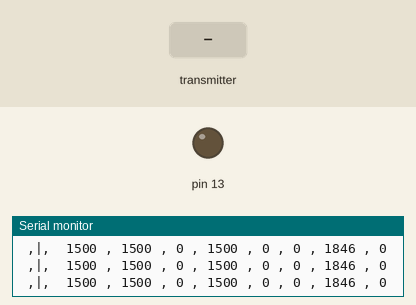
This sketch was run on a simulated Arduino Mega 2560, built with avr-gcc and run on an emulated ATmega2560. Shown: output pins drawn as LEDs (lit = HIGH), the last lines printed to the serial monitor. Dashed ring = blinking. The test bench sets the inputs (shaded band). No radio packets arrive unless stated; pins used as bus, display or sensor lines are not drawn.

Above: at 1.2 s.
1.3 s: the transmitter starts sending Array.0 = 0
At 1.53 s:
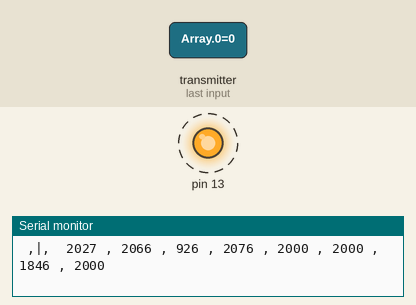
4.3 s: the transmitter starts sending Array.1 = 0
7.3 s: the transmitter starts sending Array.2 = 0
10.3 s: the transmitter starts sending Array.3 = 0
13.3 s: the transmitter starts sending Array.4 = 0
16.3 s: the transmitter starts sending Array.5 = 0
Timing chart, 0 to 20.3 s (numbered marks = the images above; inputs shaded):
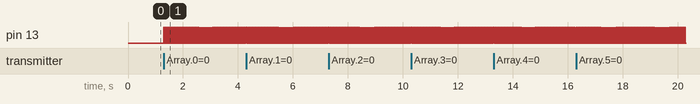

Measured:
- after the input at 1.3 s, pin 13: alternates HIGH for 0.01 s and LOW for 0.04 s, starting at once

The sketch:

quadcopter_ppm.ino
```cpp
#include <SPI.h>
#include <nRF24L01.h>
#include <RF24.h>

RF24 radio(48, 49); // CE, CSN

int s=2; //sensitity

const byte address[6] = "00001";
int max_height=200;    //Max Height
int pitch,Pitch,throttle,Throttle,Yaw,yaw,Roll,roll,y,t,r,p,m,m1,height,iheight,Height,ix,iy,iz,Mode,mode,Mode1,mode1,Switch1,switch1,Switch2,switch2 = 0;
float Xangle,xangle,Yangle,yangle,Zangle,zangle=0;
short Array[8];

#define echoPin 47  //ultrasonic
#define trigPin 45

long duration;

#define CHANNEL_NUMBER 8  //set the number of chanels
#define CHANNEL_DEFAULT_VALUE 1500  //set the default servo value
#define FRAME_LENGTH 22500  //set the PPM frame length in microseconds (1ms = 1000µs)
#define PULSE_LENGTH 300  //set the pulse length
#define onState 1  //set polarity of the pulses: 1 is positive, 0 is negative
#define sigPin 7  //set PPM signal output pin on the

int ppm[CHANNEL_NUMBER];

void setup(void) {
  Serial.begin(115200);

  pinMode(13,OUTPUT);

  radio.begin();
  radio.openReadingPipe(0, address);
  radio.setPALevel(RF24_PA_MIN);
  radio.startListening();
  Serial.println("");


  //initiallize default ppm values
  for(int i=0; i<CHANNEL_NUMBER; i++){
      ppm[i]= CHANNEL_DEFAULT_VALUE;
  }

  pinMode(sigPin, OUTPUT);
  digitalWrite(sigPin, !onState);  //set the PPM signal pin to the default state (off)

  cli();
  TCCR1A = 0; // set entire TCCR1 register to 0
  TCCR1B = 0;

  OCR1A = 100;  // compare match register, change this
  TCCR1B |= (1 << WGM12);  // turn on CTC mode
  TCCR1B |= (1 << CS11);  // 8 prescaler: 0,5 microseconds at 16mhz
  TIMSK1 |= (1 << OCIE1A); // enable timer compare interrupt
  sei();
}

void loop() {

  if (radio.available()) {

    radio.read(&Array,sizeof(Array));

    Yaw=Array[0];//Yaw
    yaw=map(Yaw, 986, 70, 1000, 2000);

    Throttle=Array[1];//Throttle
    throttle=map(Throttle, 70, 1010, 1000, 2000);

    Roll=Array[2];//Roll
    roll=map(Roll, 985, 26, 1000, 2000);

    Pitch=Array[3];//Pitch
    pitch=map(Pitch, 1010, 63, 1000, 2000);

    Mode=Array[5];//Mode
    mode=map(Mode, 1023, 0, 1000, 2000);

    Mode1=Array[4];//Mode1
    mode1=map(Mode1, 1023, 0, 1000, 2000);

    Switch2=Array[6];//Switch2
    switch2=map(Switch2, 1023, 0, 1000, 2000);

    Switch1=Array[7];//Switch1
    switch1=map(Switch1, 1023, 0, 1000, 2000);
   /*
    Serial.print(Array[0]);
    Serial.print(" , ");
    Serial.print(Array[1]);
    Serial.print(" , ");
    Serial.print(Array[2]);
    Serial.print(" , ");
    Serial.print(Array[3]);
    Serial.print(" , ");
    Serial.print(Array[4]);
    Serial.print(" , ");
    Serial.print(Array[5]);
    Serial.print(" , ");
    Serial.print(Array[6]);
    Serial.print(" , ");
    Serial.print(Array[7]);
  */

    digitalWrite(13,HIGH);
    }
  else{
    roll = 1500;
    pitch = 1500;
    yaw = 1500;
    mode=1000;
    digitalWrite(13,LOW);
    }
  /*
  digitalWrite(trigPin, LOW);
  delayMicroseconds(2);
  digitalWrite(trigPin, HIGH);
  delayMicroseconds(10);
  digitalWrite(trigPin, LOW);
  duration = pulseIn(echoPin, HIGH);
  Height = (duration * 0.034 / 2) - 2;
  */

    ppm[3]=yaw;
    ppm[2]=throttle;
    ppm[0]=roll;
    ppm[1]=pitch;
    ppm[4]=switch1;
    ppm[5]=mode1;
    if(switch1==1000 and switch2==1000 ){
      ppm[6]=1600;
      }
    else if(switch2==2000 and switch1==1000){
      ppm[6]=1180;
      }
    else{
      ppm[6]=1846;
      }
    ppm[7]=switch2;

    Serial.print(" ,|,  ");
    Serial.print(ppm[0]);
    Serial.print(" , ");
    Serial.print(ppm[1]);
    Serial.print(" , ");
    Serial.print(ppm[2]);
    Serial.print(" , ");
    Serial.print(ppm[3]);
    Serial.print(" , ");
    Serial.print(ppm[4]);
    Serial.print(" , ");
    Serial.print(ppm[5]);
    Serial.print(" , ");
    Serial.print(ppm[6]);
    Serial.print(" , ");
    Serial.println(ppm[7]);

 delay(10);
}

ISR(TIMER1_COMPA_vect){  //leave this alone
  static boolean state = true;

  TCNT1 = 0;

  if (state) {  //start pulse
    digitalWrite(sigPin, onState);
    OCR1A = PULSE_LENGTH * 2;
    state = false;
  } else{  //end pulse and calculate when to start the next pulse
    static byte cur_chan_numb;
    static unsigned int calc_rest;

    digitalWrite(sigPin, !onState);
    state = true;

    if(cur_chan_numb >= CHANNEL_NUMBER){
      cur_chan_numb = 0;
      calc_rest = calc_rest + PULSE_LENGTH;//
      OCR1A = (FRAME_LENGTH - calc_rest) * 2;
      calc_rest = 0;
    }
    else{
      OCR1A = (ppm[cur_chan_numb] - PULSE_LENGTH) * 2;
      calc_rest = calc_rest + ppm[cur_chan_numb];
      cur_chan_numb++;
    }
  }
}
```
